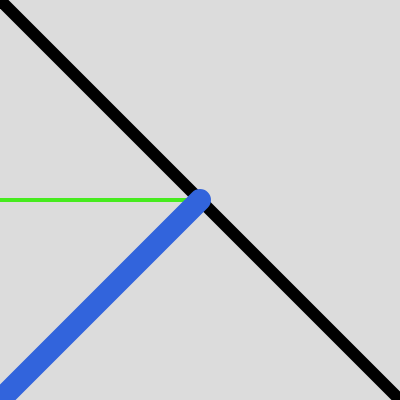
Frame 1 (no input)
Frame 60 (no input): identical to frame 1, image omitted
Frame 120 (the mouse pressed at the canvas centre since frame 60): identical to frame 1, image omitted

The p5.js sketch that drew this single still picture (run headless with seeded random() and noise() and a simulated clock; from frame 60 on, the mouse is pressed at the canvas centre):

// p5.js sketch
// ── sketch.js
function setup() {
  createCanvas(400, 400);
}

function draw() {
  background(220);
  stroke(0);
  strokeWeight(12);
  line(0, 0, 400, 400);
  stroke(70, 235, 30);
  strokeWeight(4);
  line(0, 200, 200, 200);
  stroke(50, 100, 220);
  strokeWeight(22);
  line(200, 200, 0, 400);
}
// ── script.js
function changeImage() {

    document.getElementById("catImages").src = "images/cat2.jpg";
}
